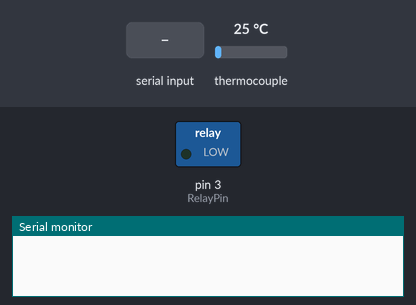
A sketch run on a simulated Arduino Uno, built with avr-gcc and run on an emulated ATmega328P. On the bench: switched loads named in the sketch (green lamp = pin HIGH), the last lines printed to the serial monitor. The inputs (shaded band) are chosen by the test bench; at power-on: thermocouple 25 °C.

Above: at 1.2 s.
1.3 s: "s\n" received over Serial
At 1.57 s:
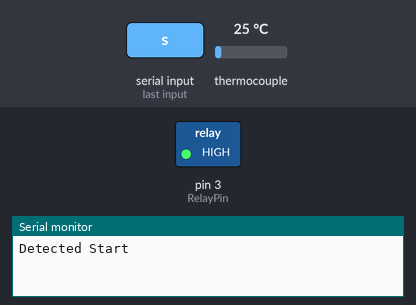
3.2 s: "e\n" received over Serial
At 3.7 s:
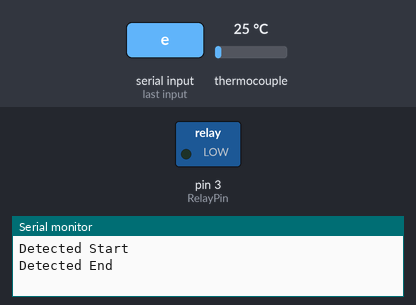
Timing chart, 0 to 6.2 s (numbered marks = the images above; inputs shaded):
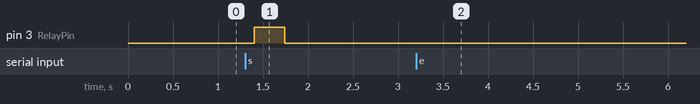

Measured:
- after the input at 1.3 s, pin 3 (RelayPin): LOW → HIGH after 0.10 s, → LOW 0.34 s later
- after the input at 3.2 s, pin 3 (RelayPin): stays LOW (without the input it goes to HIGH after 3.1 s)

The sketch:

PCB_OVEN.ino
```cpp
/*
 Test of Pmod TC1

*************************************************************************

  Description: Pmod_TC1
  The ambient temperature (in and ° C) is displayed in the serial monitor.


  Material
  1. Arduino Uno
  2. Pmod TC1 (download library
  https://github.com/adafruit/Adafruit-MAX31855-library)


  Wiring
  Module <----------> Arduino
  VCC     to          3V3
  GND     to          GND
  SCK     to          13
  MISO    to          12
  CS      to          10

  a logic level converter must be used!!!

  SSR     to          3


************************************************************************/

#define CS 10 //chip select pin
#define RelayPin 3 //SSR pin
#define numChars 20 //number of characters to read

// Call of libraries
#include <SPI.h>
#include <PID_v1.h>
#include <Adafruit_MAX31855.h>

Adafruit_MAX31855 thermocouple(CS); // Creation of the object

int i = 0;
struct Point {
  unsigned long time_ms;
  double temp;
} P1, P2, P3, P4, P5, P6, P7, P8, P9;

bool newData = false;
bool running = false;
char serialReceived[20];
double Setpoint, Input, Output;
int WindowSize = 5000;
unsigned long windowStartTime, windowTime, now, startTime;
PID myPID(&Input, &Output, &Setpoint, 80, 5, 10, DIRECT);

void recvWithEndMarker(bool *flag, char *receivedChars) {
    static byte ndx = 0;
    char endMarker = '\n';
    char rc;

    while (Serial.available() > 0 && *flag == false) {
        rc = Serial.read();

        if (rc != endMarker) {
            receivedChars[ndx] = rc;
            ndx++;
            if (ndx >= numChars) {
                ndx = numChars - 1;
            }
        }
        else {
            receivedChars[ndx] = '\0'; // terminate the string
            ndx = 0;
            *flag = true;
        }
    }
}


void setup()
{
  P1.temp = 30;
  P1.time_ms = 0;

  P2.temp = 100;
  P2.time_ms = 90000;

  P3.temp = 100;
  P3.time_ms = 130000;

  P4.temp = 150;
  P4.time_ms = 220000;

  P5.temp = 183;
  P5.time_ms = 280000;

  P6.temp = 235;
  P6.time_ms = 310000;

  P7.temp = 235;
  P7.time_ms = 360000;

  P8.temp = 183;
  P8.time_ms = 390000;

  P9.temp = 30;
  P9.time_ms = 420000;


  Setpoint = P1.temp;

  pinMode(RelayPin, OUTPUT);
  windowStartTime = millis();

  //tell the PID to range between 0 and the full window size
  myPID.SetOutputLimits(0, WindowSize);

  //turn the PID on
  myPID.SetMode(AUTOMATIC);


  Serial.begin(9600); // initialization of serial communication
  thermocouple.begin();  //initialize senzor
  startTime = millis();
  pinMode(RelayPin, OUTPUT);
}

void loop()
{
  recvWithEndMarker(&newData, serialReceived);

  if (newData) {
    newData = false;
    if (serialReceived[0] == 's') {
      Serial.println("Detected Start");
      running = true;
      startTime = millis();
      windowStartTime = millis();
    }
    else if (serialReceived[0] == 'e') {
      Serial.println("Detected End");
      running = false;
      Setpoint = P1.temp;
    }
  }
  if(running)
  {
    now = millis();
    if(i >= 4000)
    {
      i = 0;
      Serial.println(Input);
      Serial.println(Setpoint);
      Serial.println(Output);
      Serial.println(now - startTime);
    }
    i++;
    Input = thermocouple.readCelsius();

    if(updateSetpoint(startTime, &Setpoint)) {
      myPID.Compute();
      windowTime = windowStartTime + Output;
    }
    else
    {
      running = false;
      Output = 0;
    }
    if (now >= windowStartTime + WindowSize)
    {
      windowStartTime = millis();
    }
    if ((now > windowStartTime) && (now < windowTime))
    {
      digitalWrite(RelayPin, HIGH);
    }
    else
    {
      digitalWrite(RelayPin, LOW);
    }
  }
}

bool updateSetpoint(unsigned long startTime, double *Setpoint)
{
  if (now < startTime + P2.time_ms)
  {
    *Setpoint = (P2.temp - P1.temp) / (P2.time_ms - P1.time_ms) * (now - (startTime + P1.time_ms)) + P1.temp;
  }
  else if (now < startTime + P3.time_ms)
  {
    *Setpoint = (P3.temp - P2.temp) / (P3.time_ms - P2.time_ms) * (now - (startTime + P2.time_ms)) + P2.temp;
  }
  else if (now < startTime + P4.time_ms)
  {
    *Setpoint = (P4.temp - P3.temp) / (P4.time_ms - P3.time_ms) * (now - (startTime + P3.time_ms)) + P3.temp;
  }
  else if (now < startTime + P5.time_ms)
  {
    *Setpoint = (P5.temp - P4.temp) / (P5.time_ms - P4.time_ms) * (now - (startTime + P4.time_ms)) + P4.temp;
  }
  else if (now < startTime + P6.time_ms)
  {
    *Setpoint = (P6.temp - P5.temp) / (P6.time_ms - P5.time_ms) * (now - (startTime + P5.time_ms)) + P5.temp;
  }
  else if (now < startTime + P7.time_ms)
  {
    *Setpoint = (P7.temp - P6.temp) / (P7.time_ms - P6.time_ms) * (now - (startTime + P6.time_ms)) + P6.temp;
  }
  else if (now < startTime + P8.time_ms)
  {
    *Setpoint = (P8.temp - P7.temp) / (P8.time_ms - P7.time_ms) * (now - (startTime + P7.time_ms)) + P7.temp;
  }
  else if (now < startTime + P9.time_ms)
  {
    *Setpoint = (P9.temp - P8.temp) / (P9.time_ms - P8.time_ms) * (now - (startTime + P8.time_ms)) + P8.temp;
  }
  else
  {
    *Setpoint = P9.temp;
    return false;
  }
  return true;
}
```

PmodTC1.cpp
```cpp
/*#include "PmodTC1.h"

void Myfunc(int *val)
{
    *val++;
}*/
```
